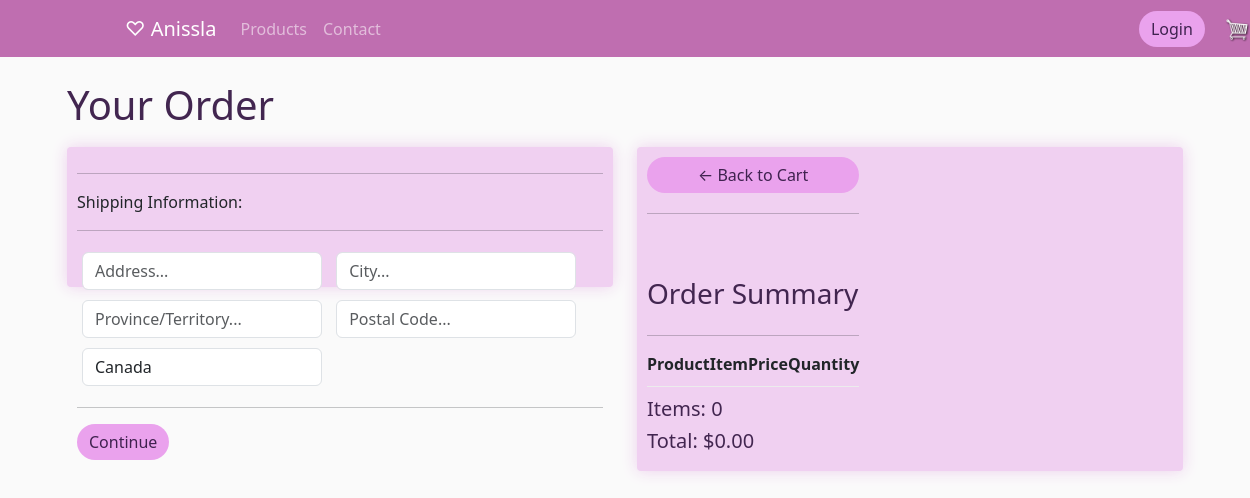
/checkout/ (signed in), run on an earlier commit of the app's database.
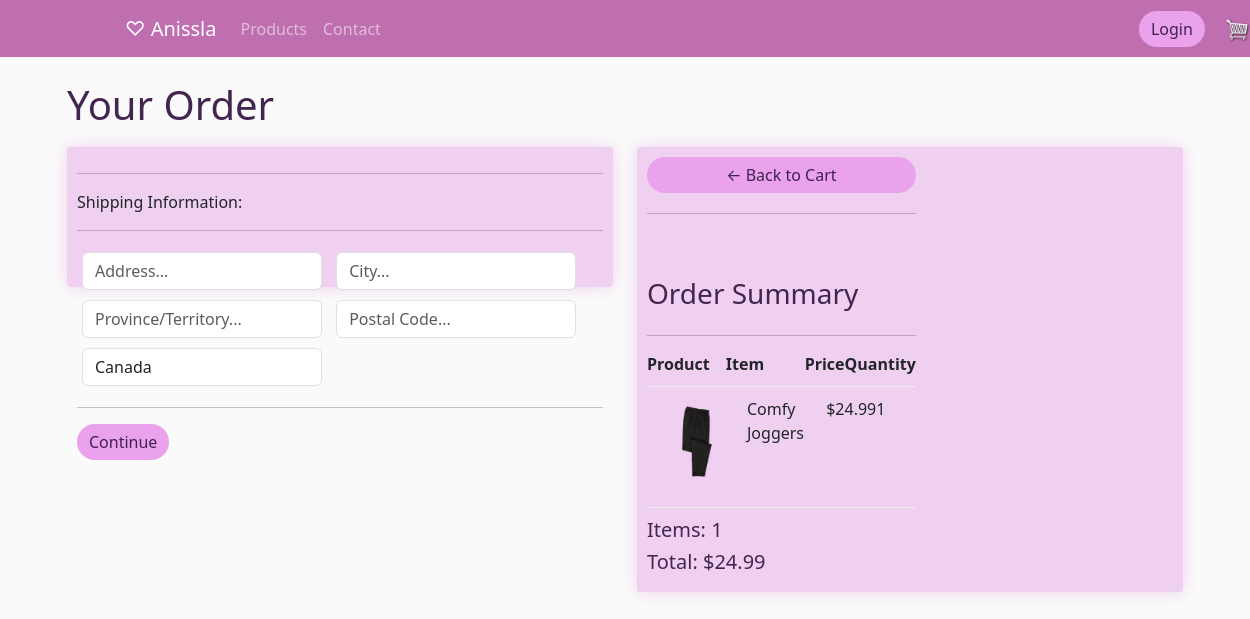
And on a later commit of the database.
### store/models.py (models this page shows, shortened)
class Order(models.Model):
	customer = models.ForeignKey(Customer, on_delete=models.SET_NULL, null=True, blank=True)
	date_ordered = models.DateTimeField(auto_now_add=True)
	complete = models.BooleanField(default=False)
	transaction_id = models.CharField(max_length=100, null=True)
	@property
	def get_cart_total(self):
		orderitems = self.orderitem_set.all()
		total = sum([item.get_item_total for item in orderitems])
		return total
	@property
	def get_cart_items(self):
		orderitems = self.orderitem_set.all()
		total = sum([item.quantity for item in orderitems])
		return total
	@property
	def shipping(self):
		shipping = True #All items are shippable! They're clothes!
		return shipping

class OrderItem(models.Model):
	product = models.ForeignKey(Product, on_delete=models.SET_NULL, null=True)
	quantity = models.IntegerField(default=0, null=True, blank=True)
	order = models.ForeignKey(Order, on_delete=models.SET_NULL, null=True)
	quantity = models.IntegerField(default=0, null=True, blank=True)
	date_added = models.DateTimeField(auto_now_add=True)
	@property
	def get_item_total(self):
		total = self.product.price * self.quantity
		return total

class Product(models.Model):
	name = models.CharField(max_length=200, null=True)
	description = models.TextField(max_length=200, null=True)
	price = models.DecimalField(max_digits=7, decimal_places=2)
	image = models.ImageField(null=True, blank=True)
	in_stock= models.BooleanField(default=True)
	is_active= models.BooleanField(default=True)
	class Meta:
		verbose_name_plural = 'Products'
	@property
	def imageURL(self):
		try:
			url = self.image.url
		except:
			url = ''
		return url

### store/views.py (the view)
# urls.py: path('checkout/', views.checkout, name ="checkout"),
def checkout(request):
	data = cartData(request)
	cartItems = data['cartItems']
	order = data['order']
	items = data['items']
	context = {'items':items, 'order':order, 'cartItems':cartItems}
	return render(request, 'store/checkout.html', context)

### store/utils.py (called while the page is built)
def cartData(request):
	if request.user.is_authenticated:
		customer = request.user.customer
		order, created = Order.objects.get_or_create(customer=customer, complete=False)
		items = order.orderitem_set.all()
		cartItems = order.get_cart_items
	else:
		cookieData = cookieCart(request)
		cartItems = cookieData['cartItems']
		order = cookieData['order']
		items = cookieData['items']
	return {'items':items,'order':order,'cartItems':cartItems}

### store/templates/store/checkout.html (shortened to what this page needs)
{% extends 'store/main.html' %}
{% load static %}
{% block content %}
<h1 class="display-6"><strong>Your Order</strong></h1>
<div class="row">
    <div class="col-lg-6">
        <div class="box-element" id="form-wrapper">
            <form id="form">
                <div id="shipping-info">
                    <hr>
                    <p>Shipping Information:</p>
                    <hr>
                    <div class="form-field">
                        <input class="form-control" type="text" name="address" placeholder="Address...">
                    </div>
                    <div class="form-field">
                        <input class="form-control" type="text" name="city" placeholder="City...">
                    </div>
                    <div class="form-field">
                        <input class="form-control" type="text" name="province" placeholder="Province/Territory...">
                    </div>
                    <div class="form-field">
                        <input class="form-control" type="text" name="postalcode" placeholder="Postal Code...">
                    </div>
                    <div class="form-field">
                        <input readonly class="form-control" type="text" name="country" value="Canada">
                    </div>
                </div>
                <hr>
                <input id="form-button" class="btn btn-success btn-block" type="submit" value="Continue">
            </form>
        </div>
        <br>
    </div>
    <div class="col-lg-6">
        <div class="box-element">
            <a  class="btn btn-outline-dark" href="{% url 'cart' %}">&#x2190; Back to Cart</a>
            <hr>
            <h3>Order Summary</h3>
            <hr>
            <div class="cart-row">
                <div style="flex:2"><strong>Product</strong></div>
				<div style="flex:2"><strong>Item</strong></div>
				<div style="flex:1"><strong>Price</strong></div>
				<div style="flex:1"><strong>Quantity</strong></div>
			</div>
            {% for item in items %}
            <div class="cart-row">
                <div style="flex:2"><img class="row-image" src="{{item.product.imageURL}}"></div>
                <div style="flex:2"><p>{{item.product.name}}</p></div>
                <div style="flex:1"><p>${{item.product.price}}</p></div>
                <div style="flex:1"><p>{{item.quantity}}</p></div>
            </div>
            {% endfor %}
            <h5>Items:   {{order.get_cart_items}}</h5>
            <h5>Total:   ${{order.get_cart_total|floatformat:2}}</h5>
        </div>
    </div>
</div>
{% endblock content %}

What changed in the data, as far as the page shows it:
added OrderItem: product.imageURL (picture), product.name "Comfy Joggers", product.price "24.99", quantity "1"
computed for Order: get_cart_items "0" → "1"; get_cart_total "0.00" → "24.99"
